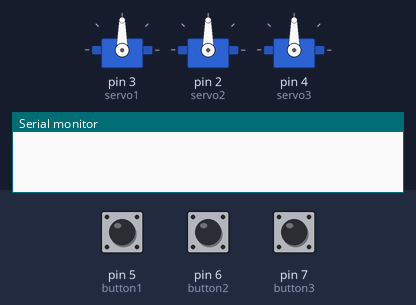
A sketch run on a simulated Arduino Uno, built with avr-gcc and run on an emulated ATmega328P. On the bench: 3 × servo, the last lines printed to the serial monitor. The test bench sets the inputs (shaded band); at power-on: pin 5 (button1) LOW, pin 6 (button2) LOW, pin 7 (button3) LOW.

Above: at 1.2 s.
1.3 s: pin 5 (button1) pulled HIGH for 0.15 s
At 2.0 s:
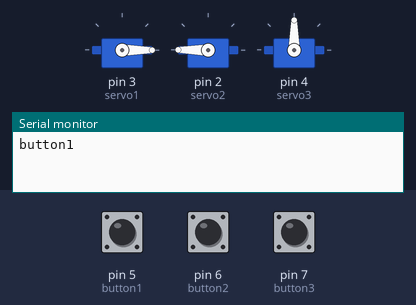
4.4 s: pin 6 (button2) pulled HIGH for 3.2 s
At 5.5 s:
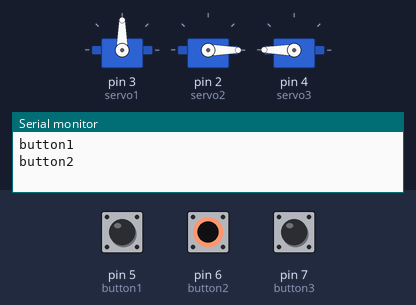
10.1 s: pin 7 (button3) pulled HIGH for 0.15 s
At 11.1 s:
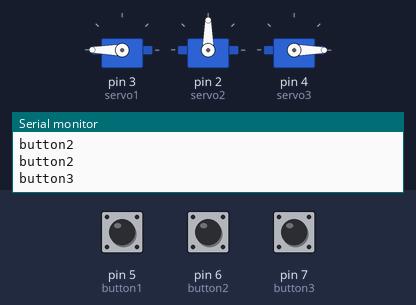
13.2 s: pin 7 (button3) pulled HIGH for 1 s
At 16.2 s:
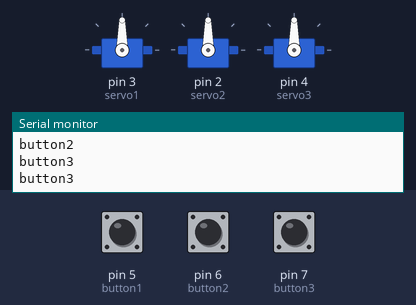
16.8 s: pin 7 (button3) pulled HIGH for 3.2 s
At 17.4 s:
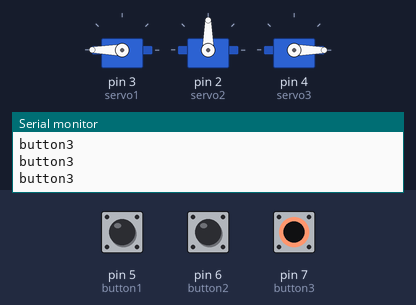
Timing chart, 0 to 22.5 s (numbered marks = the images above; inputs shaded):
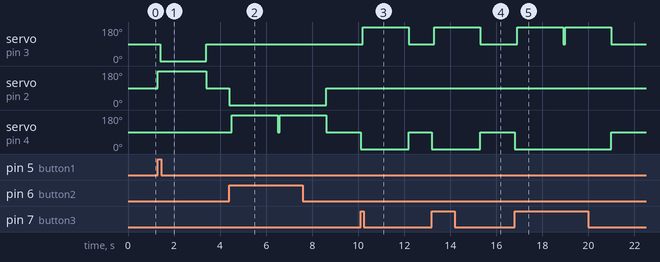

Measured:
- after the input at 1.3 s, servo on pin 3 (servo1): 90° → 0° after 0.10 s, → 90° 2.0 s later; servo on pin 2 (servo2): 90° → 180° at once, → 90° 2.1 s later
- after the input at 4.4 s, servo on pin 2 (servo2): 90° → 0° at once, → 90° 4.2 s later; servo on pin 4 (servo3): alternates 180° for 2.0 s and 90° for 0.10 s, starting after 0.10 s
- after the input at 10.1 s, servo on pin 3 (servo1): 90° → 180° after 0.10 s, → 90° 2.0 s later; servo on pin 4 (servo3): 90° → 0° at once, → 90° 2.1 s later
- after the input at 13.2 s, servo on pin 3 (servo1): 90° → 180° after 0.10 s, → 90° 2.0 s later; servo on pin 4 (servo3): 90° → 0° at once, → 90° 2.1 s later
- after the input at 16.8 s, servo on pin 3 (servo1): alternates 180° for 2.0 s and 90° for 0.10 s, starting after 0.10 s; servo on pin 4 (servo3): 90° → 0° at once, → 90° 4.2 s later

The sketch:

servocontrol.ino
```cpp
#include <Servo.h>

Servo servo1, servo2, servo3; // Define servos
String command;
int cat = 90; //default angle when turned on
int move_pull = 0;
int move_fwd = 0;
int move_push = 190;
int move_bwd = 190;

const int button1=5;
const int button2=6;
const int button3=7;

void setup()
{
  servo1.attach(3);
  servo2.attach(2);
  servo3.attach(4);
  servo1.write(cat);
  servo2.write(cat);
  servo3.write(cat);
  Serial.begin(9600);

  pinMode(button1,INPUT);
  pinMode(button2,INPUT);
  pinMode(button3,INPUT);
}
void loop() {

  //if (Serial.available()) {
   // Serial.print("got data");
    //command = Serial.readString();

/*
  if(digitalRead(button1)==HIGH){
    command="1";
    Serial.println("button1");
  }
  if(digitalRead(button2)==HIGH){
    command="2";
    Serial.println("button2");
  }
  if(digitalRead(button3)==HIGH){
    command="3";
    Serial.println("button3");
  }
  */

  //command=="1"
  if (digitalRead(button1)==HIGH){//plastic
  Serial.println("button1");
   servo2.write(move_push);  //pushed
   delay(100);
   servo1.write(move_pull);  //pulled back
   delay(2000);
   servo2.write(cat);
   servo1.write(cat);
  }


  else if (digitalRead(button2)==HIGH){//aluminium
  Serial.println("button2");
   servo2.write(move_pull);  //push in this case is this variable
   delay(100);
   servo3.write(move_push);  //pull in this case is this variable
   delay(2000);
   servo2.write(cat);
   servo3.write(cat);
  }
  else if (digitalRead(button3)==HIGH){//paper
   Serial.println("button3");
   servo3.write(move_pull);
   delay(100);
   servo1.write(move_push);
   delay(2000);
   servo3.write(cat);
   servo1.write(cat);
  }
  //}
  //else
   // Serial.print("no data");

}
```
